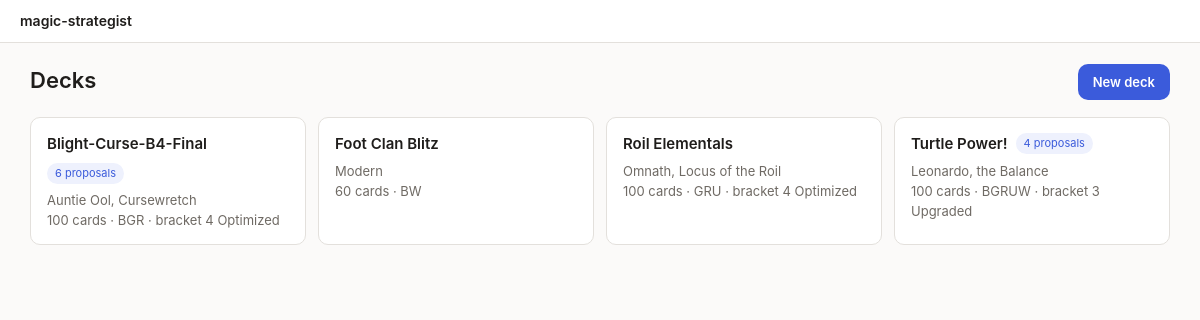
The page / on the database its author committed.
### tables this page shows
CREATE TABLE decks (
    id                  INTEGER PRIMARY KEY,
    location_id         INTEGER NOT NULL UNIQUE REFERENCES locations(id) ON DELETE CASCADE,
    slug                TEXT NOT NULL UNIQUE,
    name                TEXT NOT NULL,
    commander_oracle_id TEXT REFERENCES cards(oracle_id),
    partner_oracle_id   TEXT REFERENCES cards(oracle_id),
    color_identity      TEXT,
    -- commander | pdh | modern | pauper | limited. See scripts/formats.py; the size
    -- and singleton rules differ, so nothing may assume "100 and singleton".
    format              TEXT NOT NULL DEFAULT 'commander'
                        CHECK (format IN ('commander', 'pdh', 'modern', 'pauper', 'limited')),
    target_bracket      INTEGER CHECK (target_bracket BETWEEN 1 AND 5),
    is_registered       INTEGER NOT NULL DEFAULT 0,
    -- active: kept assembled and held to exactly 100.
    -- donor:  cannibalised for parts. Its cards count as available inventory,
    --         its list is not held to 100, and it makes no claim on a card
    --         that an active deck also wants.
    -- retired: kept for the record only.
    -- draft: generated from a deck_request and not yet accepted.
    status              TEXT NOT NULL DEFAULT 'active'
                        CHECK (status IN ('active', 'donor', 'retired', 'draft')),
    notes               TEXT
);

CREATE TABLE cards (
    oracle_id        TEXT PRIMARY KEY,
    name             TEXT NOT NULL,
    mana_cost        TEXT,
    mana_value       REAL,
    type_line        TEXT,
    oracle_text      TEXT,
    power            TEXT,
    toughness        TEXT,
    loyalty          TEXT,
    colors           TEXT,                    -- WUBRG subset, '' = colorless
    color_identity   TEXT NOT NULL DEFAULT '',-- WUBRG subset, sorted
    keywords         TEXT,                    -- JSON array
    layout           TEXT,
    card_faces       TEXT,                    -- JSON array; NULL when single-faced
    legalities       TEXT,                    -- JSON: Scryfall's per-format legality
    is_game_changer  INTEGER NOT NULL DEFAULT 0,
    is_basic_land    INTEGER NOT NULL DEFAULT 0,
    is_token         INTEGER NOT NULL DEFAULT 0,
    is_legendary     INTEGER NOT NULL DEFAULT 0,
    can_be_commander INTEGER NOT NULL DEFAULT 0,
    scryfall_uri     TEXT,
    enriched_at      TEXT
);

### app/main.py (the view)
@app.get("/", response_class=HTMLResponse)
def index(request: Request):
    conn = q.connect()
    try:
        context = {
            "request": request,
            "decks": q.list_decks(conn),
            "requests": [r for r in q.list_requests(conn) if r["status"] != "dismissed"],
        }
    finally:
        conn.close()
    return templates.TemplateResponse("index.html", context)

### app/templates/index.html (shortened to what this page needs)
{% extends "base.html" %}
{% block content %}
<div class="wrap">
  <div class="page-head">
    <h1>Decks</h1>
    <a class="btn-primary" href="/new">New deck</a>
  </div>
  <div class="deck-list">
    {% for d in decks %}
    <a class="deck-card" href="/deck/{{ d.slug }}">
      <div class="deck-card-head">
        <span class="deck-name">{{ d.name }}</span>
        {% if d.open_proposals %}<span class="pill pill-accent">{{ d.open_proposals }} proposal{{ 's' if d.open_proposals != 1 }}</span>{% endif %}
      </div>
      {% if d.needs_commander %}
      <div class="deck-meta">{{ d.commander or 'commander not identified' }}</div>
      <div class="deck-meta">
        {{ d.size }} cards · {{ d.color_identity or 'C' }} ·
        bracket {{ d.target_bracket or '—' }} {{ d.bracket_name }}
      </div>
      {% else %}
      <div class="deck-meta">{{ d.format_name }}</div>
      <div class="deck-meta">{{ d.size }} cards · {{ d.color_identity or 'C' }}</div>
      {% endif %}
    </a>
    {% endfor %}
  </div>
</div>
{% endblock %}

### app/static/app.css (style rules this page uses)
:root { --bg: #fbfaf9; --surface: #ffffff; --border: #e3e0dc; --text: #1f1d1b; --muted: #6f6a64; --dim: #98928a; --cut: #b3261e; --cut-bg: #fdecea; --add: #1e6b3a; --add-bg: #e8f5ec; --warn: #8a5a00; --warn-bg: #fdf3e0; --accent: #3b5bdb; --accent-bg: #eef1fd; --radius: 10px; }
* { box-sizing: border-box; }
body { margin: 0; background: var(--bg); color: var(--text); font: 15px/1.55 -apple-system, BlinkMacSystemFont, "Segoe UI", Roboto, sans-serif; }
h1 { font-size: 22px; font-weight: 600; margin: 0 0 4px; }
a { color: inherit; }
.wrap { max-width: 1180px; margin: 0 auto; padding: 20px 20px 80px; }
.page-head { display: flex; align-items: center; justify-content: space-between; gap: 16px; margin-bottom: 16px; }
.btn-primary { font: inherit; font-size: 13px; font-weight: 600; padding: 7px 14px; cursor: pointer; border-radius: var(--radius); border: 1px solid transparent; background: var(--accent); color: #fff; text-decoration: none; display: inline-block; }
.deck-list { display: grid; grid-template-columns: repeat(auto-fill, minmax(260px, 1fr)); gap: 12px; }
.deck-card { display: block; text-decoration: none; background: var(--surface); border: 1px solid var(--border); border-radius: var(--radius); padding: 14px 16px; }
.deck-card-head { display: flex; align-items: center; gap: 8px; flex-wrap: wrap; margin-bottom: 6px; }
.deck-name { font-weight: 600; }
.deck-meta { color: var(--muted); font-size: 13px; }
.pill { font-size: 11px; padding: 1px 7px; border-radius: 20px; border: 1px solid var(--border); color: var(--muted); }
.pill-accent { background: var(--accent-bg); color: var(--accent); border-color: transparent; }

### rows shown on the page
decks: name "Blight-Curse-B4-Final", open_proposals "6", open_proposals "s", name "Auntie Ool, Cursewretch", size "100", color_identity "BGR", target_bracket "4", bracket_name "Optimized"
decks: name "Foot Clan Blitz", format_name "Modern", size "60", color_identity "BW"
decks: name "Roil Elementals", name "Omnath, Locus of the Roil", size "100", color_identity "GRU", target_bracket "4", bracket_name "Optimized"
decks: name "Turtle Power!", open_proposals "4", open_proposals "s", name "Leonardo, the Balance", size "100", color_identity "BGRUW", target_bracket "3", bracket_name "Upgraded"
